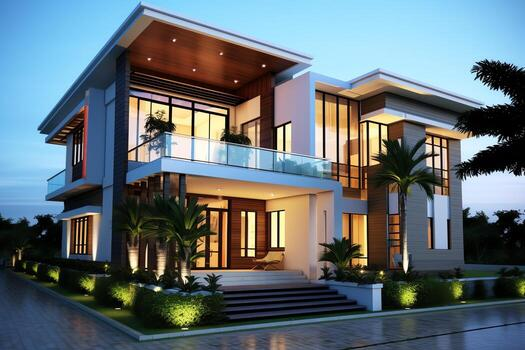
#> input picture HousePrice_Prediction/images/house.jpg, 525 x 350 px
$ python satellite_segmentation.py
#> lines starting #> are read from the running program, lines starting #| are printed output that depends on the picture; after the words box and inside, x2 and y2 are one past the last pixel; in counts of white or black regions, pixels touching at a corner belong together
import cv2
import matplotlib.pyplot as plt

img = cv2.imread("images/house.jpg")
#> img is the input picture: shape (350, 525, 3); mean B, G, R 116.4, 110.2, 97.6
gray = cv2.cvtColor(img, cv2.COLOR_BGR2GRAY)
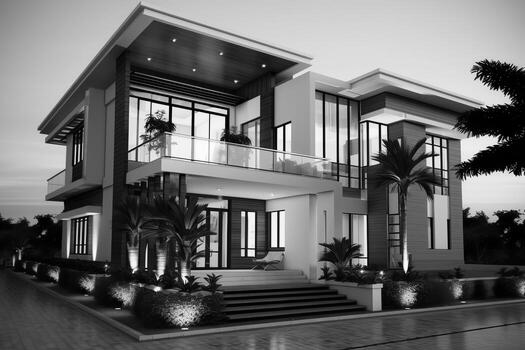
#> gray: shape (350, 525); min 0, max 254, mean 107.1

# Simple segmentation
_, segmented = cv2.threshold(gray, 120, 255, cv2.THRESH_BINARY)
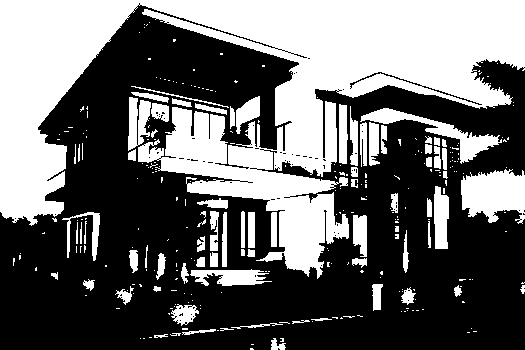
#> segmented: shape (350, 525); 41.5% white; 298 white regions (221 under 20 px), largest, box (x1, y1, x2, y2) and area: (0, 0, 525, 279) 59645, (461, 169, 525, 224) 2567, (360, 108, 502, 164) 1699

plt.figure(figsize=(8,4))
plt.subplot(1, 2, 1)
plt.title("Original Image")
plt.imshow(cv2.cvtColor(img, cv2.COLOR_BGR2RGB))

plt.subplot(1, 2, 2)
plt.title("Segmented Image")
plt.imshow(segmented, cmap="gray")
plt.show()
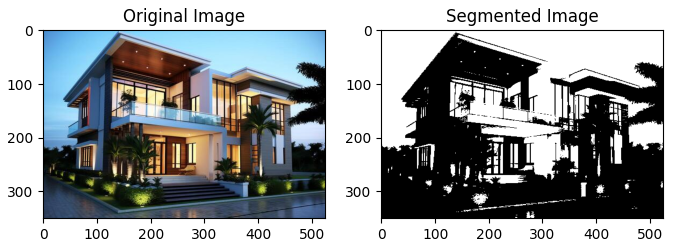
#> figure drawn by matplotlib, 2 panels
